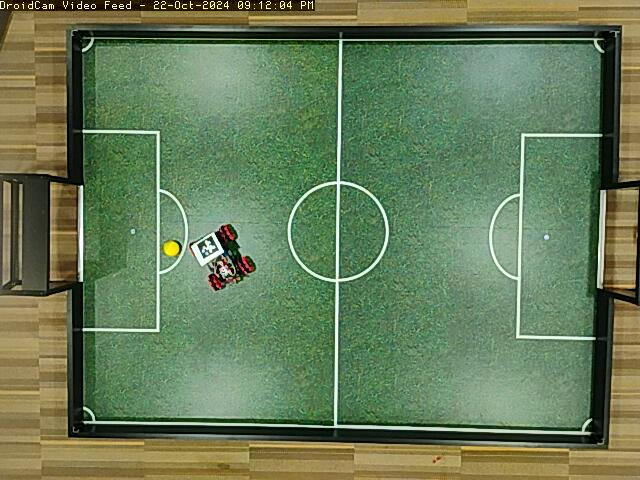
#> input picture utils/yolo/droidcam-20241022-211204.jpg, 640 x 480 px, given in place of the camera
$ python ball_tracking_multiple2.py
#> lines starting #> are read from the running program, lines starting #| are printed output that depends on the picture; after the words box and inside, x2 and y2 are one past the last pixel; in counts of white or black regions, pixels touching at a corner belong together
# import the necessary packages
from collections import deque
import numpy as np
import argparse
import cv2
import imutils
import time

# construct the argument parse and parse the arguments
ap = argparse.ArgumentParser()
ap.add_argument("-v", "--video", help="path to the (optional) video file")
ap.add_argument("-b", "--buffer", type=int, default=64, help="max buffer size")
args = vars(ap.parse_args())

# define the lower and upper boundaries of the "yellow" ball in the HSV color space
yellowLower = (20, 100, 100)
yellowUpper = (30, 255, 255)

# Store points for each ball
balls = {}

# if a video path was not supplied, grab the reference to the webcam
if not args.get("video", False):
    vs = cv2.VideoCapture(0)  # Webcam
else:
    vs = cv2.VideoCapture(args["video"])

# allow the camera or video file to warm up
time.sleep(2.0)

# keep looping
while True:
    # grab the current frame
    grabbed, frame = vs.read()
#> frame is the input picture: shape (480, 640, 3); mean B, G, R 88.4, 124.2, 104.2
    if frame is None:
        break

    # resize the frame, blur it, and convert it to the HSV color space
    frame = imutils.resize(frame, width=600)
#> frame: shape (450, 600, 3)
    blurred = cv2.GaussianBlur(frame, (11, 11), 0)
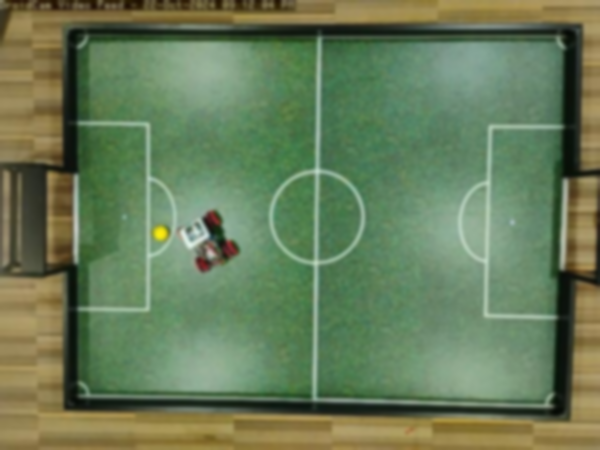
#> blurred: shape (450, 600, 3); mean B, G, R 88.4, 124.2, 104.2
    hsv = cv2.cvtColor(blurred, cv2.COLOR_BGR2HSV)
#> hsv: shape (450, 600, 3); mean H, S, V 50.7, 86.3, 128.7

    # construct a mask for the color "yellow"
    mask = cv2.inRange(hsv, yellowLower, yellowUpper)
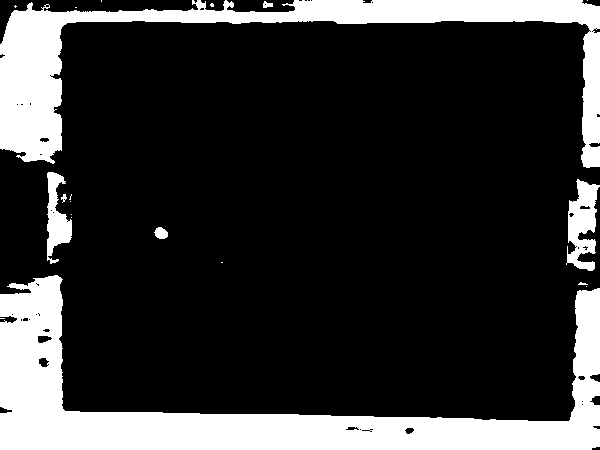
#> mask: shape (450, 600); 20.5% white; 20 white regions (13 under 20 px), largest, box (x1, y1, x2, y2) and area: (0, 275, 600, 450) 31457, (0, 0, 600, 168) 20510, (566, 179, 600, 271) 1820

    # perform a series of dilations and erosions to remove any small blobs left in the mask
    mask = cv2.erode(mask, None, iterations=2)
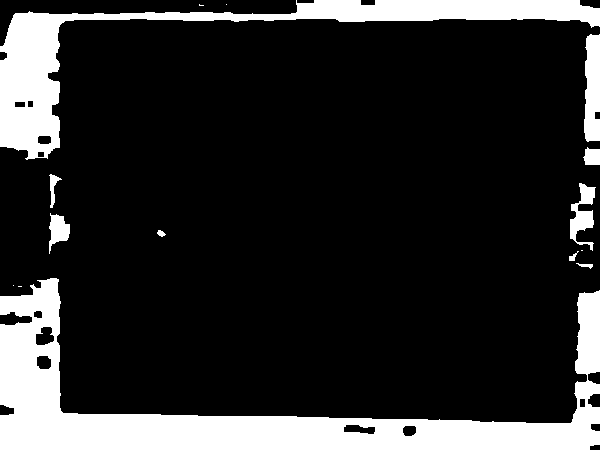
#> mask: shape (450, 600); 17.4% white; 15 white regions (5 under 20 px), largest, box (x1, y1, x2, y2) and area: (0, 278, 600, 450) 28341, (0, 0, 600, 160) 15157, (584, 34, 600, 142) 1502
    mask = cv2.dilate(mask, None, iterations=2)
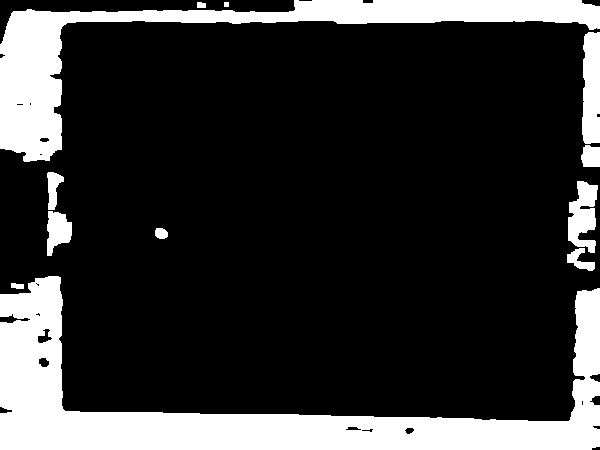
#> mask: shape (450, 600); 20.2% white; 12 white regions

    # find contours in the mask
    cnts = cv2.findContours(mask.copy(), cv2.RETR_EXTERNAL, cv2.CHAIN_APPROX_SIMPLE)
#> cnts = 12 contours, 1 with area under 20; largest, box (x1, y1, x2, y2) and area: (0, 276, 600, 450) 30598, (0, 0, 600, 162) 17197, (582, 32, 600, 144) 1716, (568, 181, 598, 253) 1277, (47, 211, 72, 256) 703
    cnts = imutils.grab_contours(cnts)

    # only proceed if at least one contour was found
    for c in cnts:
        area = cv2.contourArea(c)
        if area < 200:  # Minimum area to consider it as a ball
            continue

        # Compute the bounding box and aspect ratio
        x, y, w, h = cv2.boundingRect(c)
        aspect_ratio = float(w) / h

        # Check for circularity
        perimeter = cv2.arcLength(c, True)
        circularity = (4 * np.pi * area) / (perimeter ** 2) if perimeter > 0 else 0

        # Filter based on aspect ratio and circularity to ensure it is a ball
        if 0.9 < aspect_ratio < 1.1 and circularity > 0.8:  # Strict thresholds for round shapes
            ((x, y), radius) = cv2.minEnclosingCircle(c)
            M = cv2.moments(c)
            if M["m00"] == 0:
                continue
            center = (int(M["m10"] / M["m00"]), int(M["m01"] / M["m00"]))

            # Assign a unique ID for each detected ball
            ball_id = f"ball_{len(balls) + 1}"
            if ball_id not in balls:
                balls[ball_id] = deque(maxlen=args["buffer"])

            # Append the center to the corresponding ball's deque
            balls[ball_id].append(center)

            # Draw the circle and centroid on the frame
            if radius > 10:
                cv2.circle(frame, (int(x), int(y)), int(radius), (0, 255, 255), 2)
                cv2.circle(frame, center, 5, (0, 0, 255), -1)
#> this loop made 12 passes
#> (area, w, h, aspect_ratio, perimeter, circularity) on passes 2, 3, 5, 6, 7, 8, 9, 12: (30598, 600, 174, 3.45, 1957.8, 0.1), (262.5, 28, 23, 1.22, 102.9, 0.312), (703, 25, 45, 0.556, 131.1, 0.514), (1277, 30, 72, 0.417, 264.2, 0.23), (331.5, 17, 38, 0.447, 100, 0.416), (328.5, 19, 22, 0.864, 73.9, 0.756), (1715.5, 18, 112, 0.161, 260.5, 0.318), (17197, 600, 162, 3.7, 1587.2, 0.0858)
#> area on passes 1, 4, 11: 48, 101, 36.5
#> after the loop, balls = 0 items

    # Draw the tracked paths for each ball
    for ball_id, tracked_points in balls.items():
        for i in range(1, len(tracked_points)):
            if tracked_points[i - 1] is None or tracked_points[i] is None:
                continue

            # Draw the connecting lines for each ball's path
            thickness = int(np.sqrt(args["buffer"] / float(i + 1)) * 2.5)
            cv2.line(frame, tracked_points[i - 1], tracked_points[i], (0, 0, 255), thickness)
#> this loop made 0 passes

    # show the frame to our screen
    cv2.imshow("Frame", frame)
    key = cv2.waitKey(1) & 0xFF
#> (key q is pressed here)

    # if the 'q' key is pressed, stop the loop
    if key == ord("q"):
        break

# if we are not using a video file, stop the camera video stream
vs.release()

# close all windows
cv2.destroyAllWindows()
